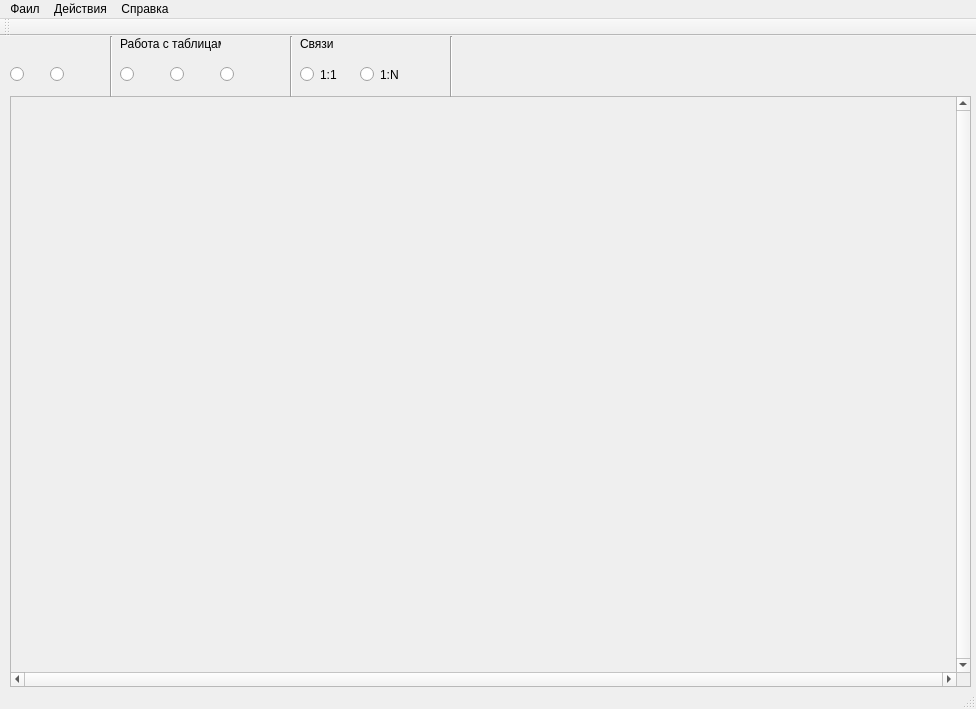
<?xml version="1.0" encoding="UTF-8"?>
<ui version="4.0">
 <class>MainWindow</class>
 <widget class="QMainWindow" name="MainWindow">
  <property name="geometry">
   <rect>
    <x>0</x>
    <y>0</y>
    <width>976</width>
    <height>709</height>
   </rect>
  </property>
  <property name="windowTitle">
   <string>CASE_SWDEP</string>
  </property>
  <property name="accessibleName">
   <string comment="Студент"/>
  </property>
  <widget class="QWidget" name="centralWidget">
   <widget class="QRadioButton" name="tableRadio">
    <property name="enabled">
     <bool>true</bool>
    </property>
    <property name="geometry">
     <rect>
      <x>120</x>
      <y>30</y>
      <width>41</width>
      <height>17</height>
     </rect>
    </property>
    <property name="mouseTracking">
     <bool>true</bool>
    </property>
    <property name="toolTip">
     <string>Добавить таблицу</string>
    </property>
    <property name="statusTip">
     <string>Добавить таблицу</string>
    </property>
    <property name="whatsThis">
     <string/>
    </property>
    <property name="text">
     <string/>
    </property>
    <property name="icon">
     <iconset resource="icon.qrc">
      <normaloff>:/ico/table_add.ico</normaloff>:/ico/table_add.ico</iconset>
    </property>
   </widget>
   <widget class="QRadioButton" name="one_to_one">
    <property name="geometry">
     <rect>
      <x>300</x>
      <y>30</y>
      <width>61</width>
      <height>17</height>
     </rect>
    </property>
    <property name="toolTip">
     <string>Связь 1:1</string>
    </property>
    <property name="statusTip">
     <string>Связь 1:1</string>
    </property>
    <property name="whatsThis">
     <string/>
    </property>
    <property name="text">
     <string>1:1</string>
    </property>
    <property name="icon">
     <iconset resource="icon.qrc">
      <normaloff>:/ico/Link-512.png</normaloff>:/ico/Link-512.png</iconset>
    </property>
   </widget>
   <widget class="QRadioButton" name="Editing">
    <property name="geometry">
     <rect>
      <x>170</x>
      <y>30</y>
      <width>41</width>
      <height>17</height>
     </rect>
    </property>
    <property name="toolTip">
     <string>Перемещение таблиц</string>
    </property>
    <property name="statusTip">
     <string>Перемещение таблиц</string>
    </property>
    <property name="whatsThis">
     <string/>
    </property>
    <property name="text">
     <string/>
    </property>
    <property name="icon">
     <iconset resource="icon.qrc">
      <normaloff>:/ico/1024px-ArrowCross.svg.png</normaloff>:/ico/1024px-ArrowCross.svg.png</iconset>
    </property>
   </widget>
   <widget class="QRadioButton" name="one_to_N">
    <property name="geometry">
     <rect>
      <x>360</x>
      <y>30</y>
      <width>61</width>
      <height>17</height>
     </rect>
    </property>
    <property name="toolTip">
     <string>Связь 1:N</string>
    </property>
    <property name="statusTip">
     <string>Связь 1:N</string>
    </property>
    <property name="whatsThis">
     <string/>
    </property>
    <property name="text">
     <string>1:N</string>
    </property>
    <property name="icon">
     <iconset resource="icon.qrc">
      <normaloff>:/ico/Link-512.png</normaloff>:/ico/Link-512.png</iconset>
    </property>
   </widget>
   <widget class="QScrollArea" name="scrollArea">
    <property name="geometry">
     <rect>
      <x>10</x>
      <y>60</y>
      <width>961</width>
      <height>591</height>
     </rect>
    </property>
    <property name="contextMenuPolicy">
     <enum>Qt::ActionsContextMenu</enum>
    </property>
    <property name="verticalScrollBarPolicy">
     <enum>Qt::ScrollBarAlwaysOn</enum>
    </property>
    <property name="horizontalScrollBarPolicy">
     <enum>Qt::ScrollBarAlwaysOn</enum>
    </property>
    <property name="widgetResizable">
     <bool>true</bool>
    </property>
    <widget class="QWidget" name="scrollAreaWidgetContents">
     <property name="geometry">
      <rect>
       <x>0</x>
       <y>0</y>
       <width>942</width>
       <height>572</height>
      </rect>
     </property>
    </widget>
   </widget>
   <widget class="QRadioButton" name="radioMause">
    <property name="geometry">
     <rect>
      <x>10</x>
      <y>30</y>
      <width>31</width>
      <height>17</height>
     </rect>
    </property>
    <property name="toolTip">
     <string>Мышь</string>
    </property>
    <property name="statusTip">
     <string/>
    </property>
    <property name="whatsThis">
     <string/>
    </property>
    <property name="text">
     <string/>
    </property>
    <property name="icon">
     <iconset resource="icon.qrc">
      <normaloff>:/ico/arrow-cursor-mouse-pixel.png</normaloff>:/ico/arrow-cursor-mouse-pixel.png</iconset>
    </property>
   </widget>
   <widget class="QLabel" name="label">
    <property name="geometry">
     <rect>
      <x>120</x>
      <y>0</y>
      <width>101</width>
      <height>16</height>
     </rect>
    </property>
    <property name="text">
     <string>Работа с таблицами</string>
    </property>
   </widget>
   <widget class="QLabel" name="label_2">
    <property name="geometry">
     <rect>
      <x>300</x>
      <y>0</y>
      <width>46</width>
      <height>16</height>
     </rect>
    </property>
    <property name="text">
     <string>Связи</string>
    </property>
   </widget>
   <widget class="Line" name="line">
    <property name="geometry">
     <rect>
      <x>110</x>
      <y>0</y>
      <width>3</width>
      <height>61</height>
     </rect>
    </property>
    <property name="orientation">
     <enum>Qt::Vertical</enum>
    </property>
   </widget>
   <widget class="Line" name="line_2">
    <property name="geometry">
     <rect>
      <x>290</x>
      <y>0</y>
      <width>3</width>
      <height>61</height>
     </rect>
    </property>
    <property name="orientation">
     <enum>Qt::Vertical</enum>
    </property>
   </widget>
   <widget class="Line" name="line_3">
    <property name="geometry">
     <rect>
      <x>450</x>
      <y>0</y>
      <width>3</width>
      <height>61</height>
     </rect>
    </property>
    <property name="orientation">
     <enum>Qt::Vertical</enum>
    </property>
   </widget>
   <widget class="QRadioButton" name="radioButtonDelete">
    <property name="geometry">
     <rect>
      <x>220</x>
      <y>30</y>
      <width>41</width>
      <height>17</height>
     </rect>
    </property>
    <property name="toolTip">
     <string>Удаление таблицы</string>
    </property>
    <property name="statusTip">
     <string>Удаление таблицы</string>
    </property>
    <property name="text">
     <string/>
    </property>
    <property name="icon">
     <iconset resource="icon.qrc">
      <normaloff>:/ico/table-delete.png</normaloff>:/ico/table-delete.png</iconset>
    </property>
   </widget>
   <widget class="QRadioButton" name="radioButtonMove">
    <property name="geometry">
     <rect>
      <x>50</x>
      <y>30</y>
      <width>51</width>
      <height>17</height>
     </rect>
    </property>
    <property name="text">
     <string/>
    </property>
    <property name="icon">
     <iconset resource="icon.qrc">
      <normaloff>:/ico/1024px-ArrowCross.svg.png</normaloff>:/ico/1024px-ArrowCross.svg.png</iconset>
    </property>
   </widget>
  </widget>
  <widget class="QMenuBar" name="menuBar">
   <property name="geometry">
    <rect>
     <x>0</x>
     <y>0</y>
     <width>976</width>
     <height>21</height>
    </rect>
   </property>
   <widget class="QMenu" name="menu">
    <property name="title">
     <string>Фаил</string>
    </property>
    <addaction name="action"/>
    <addaction name="action_2"/>
    <addaction name="action_3"/>
    <addaction name="action_4"/>
    <addaction name="close"/>
   </widget>
   <widget class="QMenu" name="menu_2">
    <property name="title">
     <string>Действия</string>
    </property>
    <addaction name="createSript"/>
    <addaction name="action_6"/>
   </widget>
   <widget class="QMenu" name="menu_3">
    <property name="title">
     <string>Справка</string>
    </property>
    <addaction name="action_8"/>
    <addaction name="action_9"/>
   </widget>
   <addaction name="menu"/>
   <addaction name="menu_2"/>
   <addaction name="menu_3"/>
  </widget>
  <widget class="QToolBar" name="mainToolBar">
   <attribute name="toolBarArea">
    <enum>TopToolBarArea</enum>
   </attribute>
   <attribute name="toolBarBreak">
    <bool>false</bool>
   </attribute>
  </widget>
  <widget class="QStatusBar" name="statusBar"/>
  <action name="action">
   <property name="text">
    <string>Открыть</string>
   </property>
  </action>
  <action name="action_2">
   <property name="text">
    <string>Сохранить</string>
   </property>
  </action>
  <action name="action_3">
   <property name="text">
    <string>Сохранить как..</string>
   </property>
  </action>
  <action name="action_4">
   <property name="text">
    <string>Печать</string>
   </property>
  </action>
  <action name="createSript">
   <property name="text">
    <string>Создание скрипта</string>
   </property>
  </action>
  <action name="action_6">
   <property name="text">
    <string>Создание  базы данных</string>
   </property>
  </action>
  <action name="close">
   <property name="text">
    <string>Выход</string>
   </property>
  </action>
  <action name="action_8">
   <property name="text">
    <string>Руководство пользователя</string>
   </property>
  </action>
  <action name="action_9">
   <property name="text">
    <string>О программе</string>
   </property>
  </action>
 </widget>
 <layoutdefault spacing="6" margin="11"/>
 <resources>
  <include location="icon.qrc"/>
 </resources>
 <connections/>
</ui>
